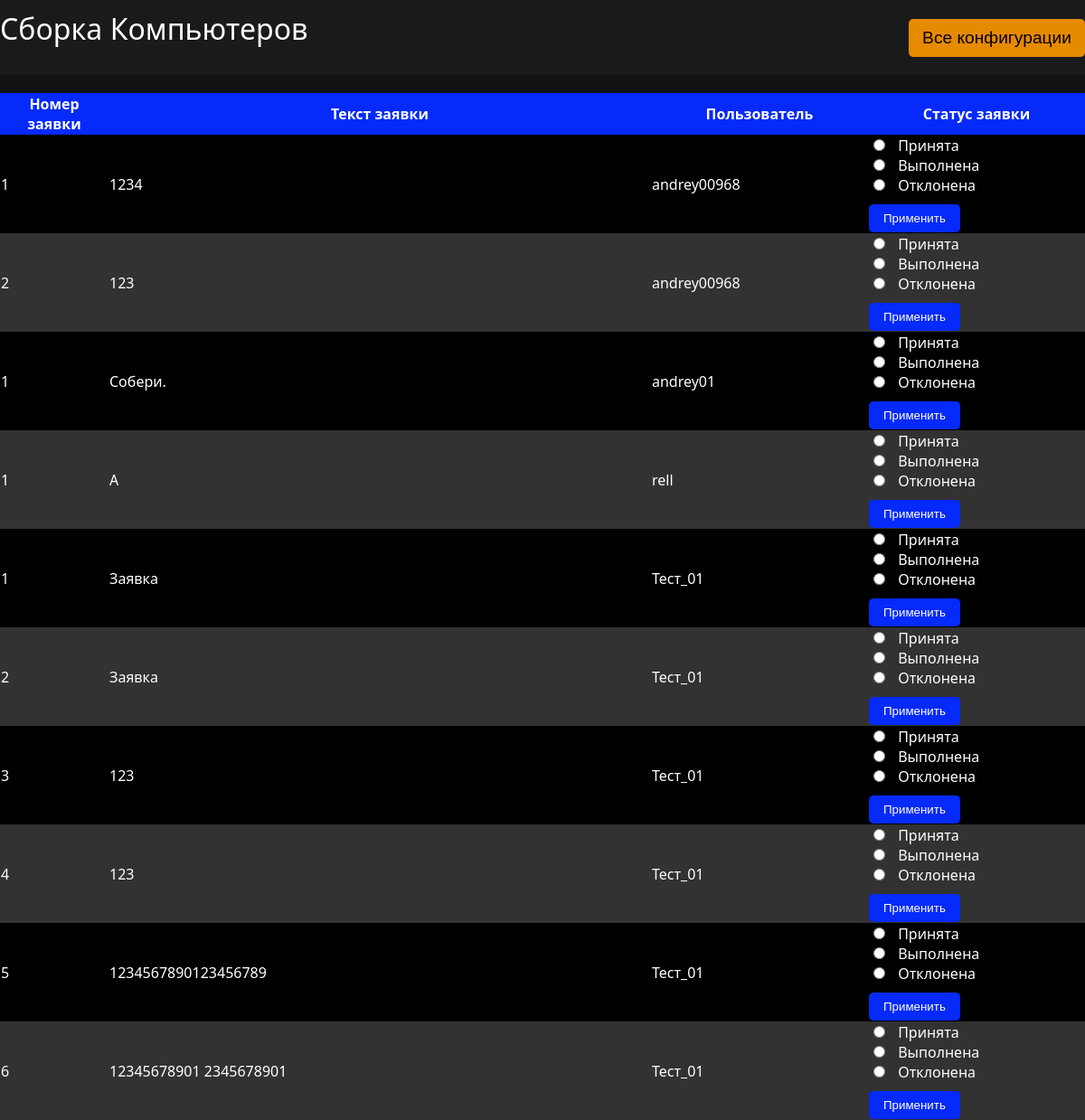
Screenshot of /all_requests (signed in) with the database file from the repository.
### app.py (models this page shows)
class User(db.Model):
    __tablename__ = 'users'
    id = db.Column(db.Integer, primary_key=True)
    username = db.Column(db.String(80), unique=True, nullable=False)
    password = db.Column(db.String(120), nullable=False)
    sborki = db.Column(db.Text, nullable=True)
    zayavki = db.Column(db.Text, nullable=True)
    admin = db.Column(db.Integer, default=0)

### app.py (the view)
@app.route('/all_requests')
def all_requests():
    if 'user_id' in session:
        user = User.query.get(session['user_id'])
        if user and user.admin == 1:
            all_zayavki = []
            users = User.query.all()
            for u in users:
                if u.zayavki:
                    for z in u.zayavki.split('\n'):
                        if z.strip():
                            parts = z.split(': ')
                            number = parts[0].split('№')[1]
                            text = parts[1].strip('"')
                            all_zayavki.append((number, text, u.username))
            return render_template('all_requests.html', zayavki=all_zayavki, is_admin=True)
    return redirect('/personal_account')

### templates/all_requests.html (shortened to what this page needs)
<!DOCTYPE html>
<html lang="ru">
<head>
<link rel="stylesheet" href="{{ url_for('static', filename='css/styles.css') }}">
</head>
<body>
<header>
    <div class="logo">
        <a href="{{ url_for('index') }}">Сборка Компьютеров</a>
    </div>
    <nav>
        {% if user %}
            {% if user.admin == 1 %}
                <button class="account-btn" onclick="location.href='{{ url_for('all_requests') }}'">Все заявки</button>
            {% else %}
                <button class="account-btn" onclick="location.href='{{ url_for('my_requests') }}'">Мои заявки</button>
            {% endif %}
        {% else %}
            <button class="account-btn" onclick="location.href='{{ url_for('all_configurations') }}'">Все конфигурации</button>
        {% endif %}
    </nav>
</header>
<main>
    <table>
        <tr>
            <th>Номер заявки</th>
            <th>Текст заявки</th>
            <th>Пользователь</th>
            <th>Статус заявки</th>
        </tr>
        {% for zayavka in zayavki %}
<tr>
    <td>{{ zayavka[0] }}</td>
    <td>{{ zayavka[1] }}</td>
    <td>{{ zayavka[2] }}</td>
    <td>
        <div>
            <input type="radio" name="status-{{ zayavka[0] }}" class="status-checkbox" data-number="{{ zayavka[0] }}" data-status="1" {% if '1' in zayavka[3] %}checked{% endif %}> Принята
        </div>
        <div>
            <input type="radio" name="status-{{ zayavka[0] }}" class="status-checkbox" data-number="{{ zayavka[0] }}" data-status="2" {% if '2' in zayavka[3] %}checked{% endif %}> Выполнена
        </div>
        <div>
            <input type="radio" name="status-{{ zayavka[0] }}" class="status-checkbox" data-number="{{ zayavka[0] }}" data-status="3" {% if '3' in zayavka[3] %}checked{% endif %}> Отклонена
        </div>
        <button class="apply-btn" data-number="{{ zayavka[0] }}" data-username="{{ zayavka[2] }}" data-type="request">Применить</button>
    </td>
</tr>
{% endfor %}
    </table>
</main>
</body>
</html>

### static/css/styles.css (style rules this page uses)
body { background-color: #121212; color: #ffffff; font-family: 'Segoe UI', Tahoma, Geneva, Verdana, sans-serif; margin: 0; padding: 0; box-sizing: border-box; }
.logo a { font-size: 2em; color: #ffffff; text-decoration: none; display: block; text-align: center; margin-bottom: 20px; }
header { background-color: #1a1a1a; padding: 10px 0; display: flex; justify-content: space-between; align-items: center; }
.account-btn { background-color: #e68a00; font-size: 1.2em; padding: 10px 15px; border-radius: 5px; border: none; cursor: pointer; transition: background-color 0.3s; }

### templates/all_requests.html (style rules this page uses)
table { width: 100%; border-collapse: collapse; margin-top: 20px; }
tr:nth-child(even) { background-color: #000; color: #fff; }
tr:nth-child(odd) { background-color: #323232; color: #fff; }
th { background-color: #052afa; color: white; }
th:nth-child(1), td:nth-child(1) { width: 10%; }
th:nth-child(2), td:nth-child(2) { width: 50%; }
th:nth-child(3), td:nth-child(3) { width: 20%; }
th:nth-child(4), td:nth-child(4) { width: 20%; }
.status-checkbox { margin-right: 10px; }
.apply-btn { margin-top: 10px; padding: 8px 16px; background-color: #052afa; border: none; color: white; cursor: pointer; border-radius: 5px; transition: background-color 0.3s ease; }

### rows the page displays
User: zayavka "1", zayavka "1234", username "andrey00968", zayavka "2", zayavka "123"
User: zayavka "1", zayavka "Собери.", username "andrey01"
User: zayavka "1", zayavka "А", username "rell"
User: zayavka "1", zayavka "Заявка", username "Тест_01", zayavka "2", zayavka "3", zayavka "123", zayavka "4", zayavka "5", zayavka "1234567890123456789", zayavka "6", zayavka "12345678901 2345678901"
